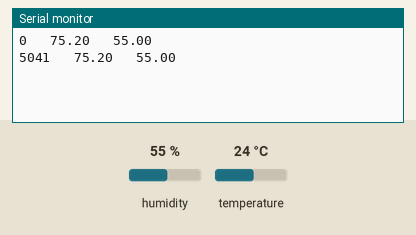
Simulated run of this sketch. Board: Arduino Uno, built with avr-gcc and run on an emulated ATmega328P. Parts: the last lines printed to the serial monitor. The inputs (shaded band) are chosen by the test bench; at power-on: humidity 55 %, temperature 24 °C.

Above: at 5.8 s.
5.9 s: humidity set to 22 %
At 11.5 s:
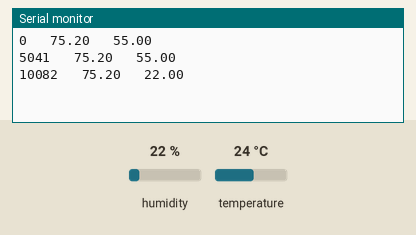
11.9 s: temperature set to 12 °C
At 15.6 s:
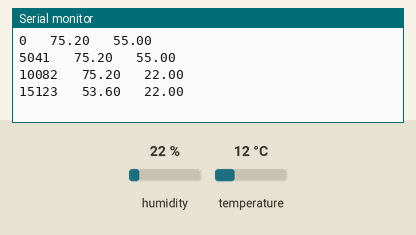
17.9 s: humidity set to 40 %
At 21.0 s:
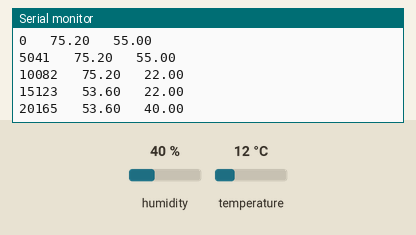
Timing chart, 0 to 22.5 s (numbered marks = the images above; inputs shaded):
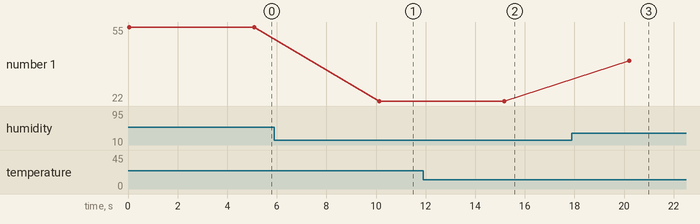

Measured:
- after the input at 5.9 s, the serial monitor: prints a new line after 4.2 s (image 1)
- after the input at 11.9 s, the serial monitor: prints a new line after 3.3 s (image 2)
- after the input at 17.9 s, the serial monitor: prints a new line after 2.3 s (image 3)
- plotted number 1: 55 → 22 after the input at 5.9 s, 22 → 40 after the input at 17.9 s

The sketch:

Pt.3.ino
```cpp
/* Code for aquiring data for temp and humidity. By Stephen Shaw
    Version: 1.0
    4 May 2020
*/
#include "Adafruit_Si7021.h" //temp sensor library

Adafruit_Si7021 sensor = Adafruit_Si7021(); //Defind temp sensor

float temp, humid;
int t0, t1;

void setup() {
  // wait for serial port to open
  while (!Serial) {
    delay(10);
  }
  Serial.println("Si7021 test!");
  if (!sensor.begin()) {
    Serial.println("Did not find Si7021 sensor!");
    while (true)
      ;
  }
  Serial.begin(9600);
  t0 = millis();
}

void loop() {
  t1 = millis() - t0;
  temp = (sensor.readTemperature() * (1.8)) + 32; //Read temp, Convert to Farenheit
  humid = sensor.readHumidity(); //Read Humidity
  Serial.print(t1);
  Serial.print(" ");
  Serial.print("\t");
  Serial.print(temp);
  Serial.print(" ");
  Serial.print("\t");
  Serial.print(humid);
  Serial.println(" ");
  delay(5000);
}
```
